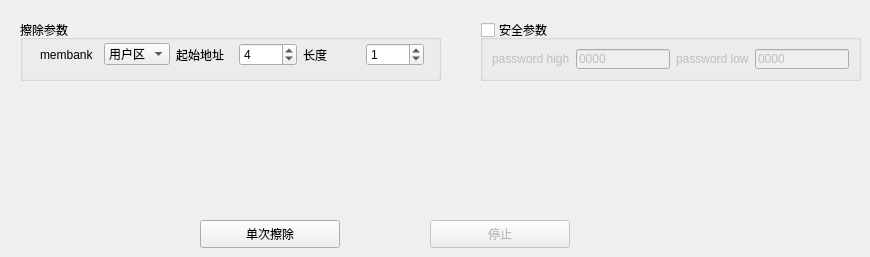
        <widget class="QWidget" name="page_21">
         <widget class="QPushButton" name="eraseStopButton">
          <property name="enabled">
           <bool>false</bool>
          </property>
          <property name="geometry">
           <rect>
            <x>430</x>
            <y>220</y>
            <width>140</width>
            <height>28</height>
           </rect>
          </property>
          <property name="text">
           <string>停止</string>
          </property>
         </widget>
         <widget class="QGroupBox" name="eraseAccessBox">
          <property name="enabled">
           <bool>true</bool>
          </property>
          <property name="geometry">
           <rect>
            <x>480</x>
            <y>20</y>
            <width>381</width>
            <height>61</height>
           </rect>
          </property>
          <property name="title">
           <string>安全参数</string>
          </property>
          <property name="checkable">
           <bool>true</bool>
          </property>
          <property name="checked">
           <bool>false</bool>
          </property>
          <layout class="QHBoxLayout" name="horizontalLayout_19">
           <item>
            <widget class="QLabel" name="label_105">
             <property name="text">
              <string>password high</string>
             </property>
            </widget>
           </item>
           <item>
            <widget class="QLineEdit" name="erasePasswordHigh">
             <property name="text">
              <string>0000</string>
             </property>
            </widget>
           </item>
           <item>
            <widget class="QLabel" name="label_106">
             <property name="text">
              <string>password low</string>
             </property>
            </widget>
           </item>
           <item>
            <widget class="QLineEdit" name="erasePasswordLow">
             <property name="text">
              <string>0000</string>
             </property>
            </widget>
           </item>
          </layout>
         </widget>
         <widget class="QPushButton" name="eraseOnceButton">
          <property name="geometry">
           <rect>
            <x>200</x>
            <y>220</y>
            <width>140</width>
            <height>28</height>
           </rect>
          </property>
          <property name="text">
           <string>单次擦除</string>
          </property>
         </widget>
         <widget class="QGroupBox" name="groupBox_38">
          <property name="enabled">
           <bool>true</bool>
          </property>
          <property name="geometry">
           <rect>
            <x>20</x>
            <y>20</y>
            <width>421</width>
            <height>61</height>
           </rect>
          </property>
          <property name="title">
           <string>擦除参数</string>
          </property>
          <property name="checkable">
           <bool>false</bool>
          </property>
          <property name="checked">
           <bool>false</bool>
          </property>
          <widget class="QWidget" name="layoutWidget_15">
           <property name="geometry">
            <rect>
             <x>20</x>
             <y>20</y>
             <width>384</width>
             <height>29</height>
            </rect>
           </property>
           <layout class="QHBoxLayout" name="horizontalLayout_20">
            <item>
             <widget class="QLabel" name="label_107">
              <property name="text">
               <string>membank</string>
              </property>
             </widget>
            </item>
            <item>
             <widget class="QComboBox" name="gbEraseMembank">
              <property name="currentIndex">
               <number>3</number>
              </property>
              <property name="modelColumn">
               <number>0</number>
              </property>
              <item>
               <property name="text">
                <string>信息区</string>
               </property>
              </item>
              <item>
               <property name="text">
                <string>编码区</string>
               </property>
              </item>
              <item>
               <property name="text">
                <string>安全区</string>
               </property>
              </item>
              <item>
               <property name="text">
                <string>用户区</string>
               </property>
              </item>
             </widget>
            </item>
            <item>
             <widget class="QLabel" name="label_108">
              <property name="text">
               <string>起始地址</string>
              </property>
             </widget>
            </item>
            <item>
             <widget class="QSpinBox" name="gbErasePointer">
              <property name="value">
               <number>4</number>
              </property>
             </widget>
            </item>
            <item>
             <widget class="QLabel" name="label_109">
              <property name="text">
               <string>长度</string>
              </property>
             </widget>
            </item>
            <item>
             <widget class="QSpinBox" name="gbEraseCount">
              <property name="value">
               <number>1</number>
              </property>
             </widget>
            </item>
           </layout>
          </widget>
         </widget>
        </widget>
